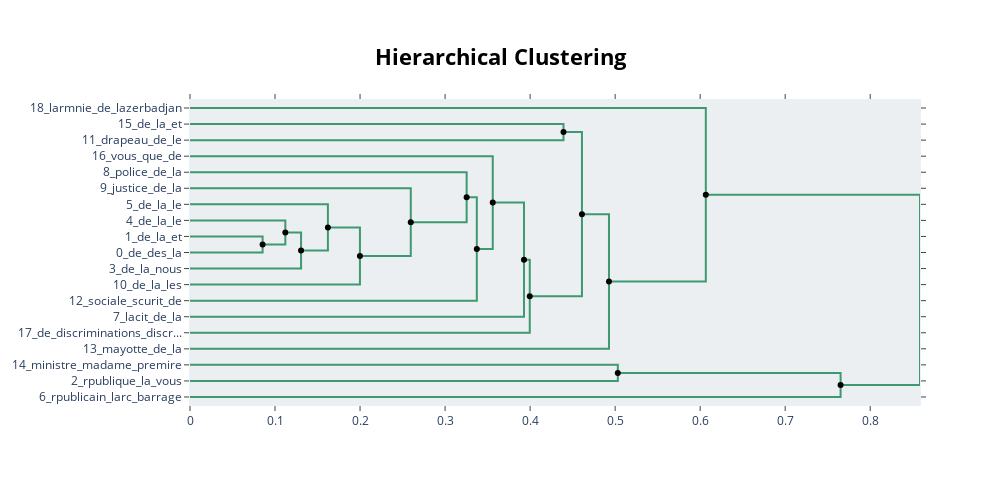

Notebook code for this chart:
### Code cell
topic_model_better.visualize_hierarchy(hierarchical_topics=hierarchical_topics)

### Figure 1 — Plotly figure (JSON) as saved in the notebook; plotly's stock layout.template omitted (floating-point values rounded to 4 significant figures)
{"data": [{"hoverinfo": "text", "marker": {"color": "rgb(61,153,112)"}, "mode": "lines", "text": ["de_la_et_des_le", "", "", "drapeau_de_le_la_et"], "type": "scatter", "x": [0, 0.4393, 0.4393, 0], "xaxis": "x", "y": [-15, -15, -25, -25], "yaxis": "y"}, {"hoverinfo": "text", "marker": {"color": "rgb(61,153,112)"}, "mode": "lines", "text": ["de_la_et_des_les", "", "", "de_des_la_les_et"], "type": "scatter", "x": [0, 0.08538, 0.08538, 0], "xaxis": "x", "y": [-85, -85, -95, -95], "yaxis": "y"}, {"hoverinfo": "text", "marker": {"color": "rgb(61,153,112)"}, "mode": "lines", "text": ["de_la_le_et_les", "", "", "de_des_la_les_et"], "type": "scatter", "x": [0, 0.1121, 0.1121, 0.08538], "xaxis": "x", "y": [-75, -75, -90, -90], "yaxis": "y"}, {"hoverinfo": "text", "marker": {"color": "rgb(61,153,112)"}, "mode": "lines", "text": ["de_la_le_et_les", "", "", "de_la_nous_vous_et"], "type": "scatter", "x": [0.1121, 0.1306, 0.1306, 0], "xaxis": "x", "y": [-82.5, -82.5, -105, -105], "yaxis": "y"}, {"hoverinfo": "text", "marker": {"color": "rgb(61,153,112)"}, "mode": "lines", "text": ["de_la_le_les_des", "", "", "de_la_nous_vous_et"], "type": "scatter", "x": [0, 0.1622, 0.1622, 0.1306], "xaxis": "x", "y": [-65, -65, -93.75, -93.75], "yaxis": "y"}, {"hoverinfo": "text", "marker": {"color": "rgb(61,153,112)"}, "mode": "lines", "text": ["de_la_le_les_des", "", "", "de_la_les_sant_des"], "type": "scatter", "x": [0.1622, 0.1999, 0.1999, 0], "xaxis": "x", "y": [-79.38, -79.38, -115, -115], "yaxis": "y"}, {"hoverinfo": "text", "marker": {"color": "rgb(61,153,112)"}, "mode": "lines", "text": ["justice_de_la_des_les", "", "", "de_la_les_sant_des"], "type": "scatter", "x": [0, 0.2597, 0.2597, 0.1999], "xaxis": "x", "y": [-55, -55, -97.19, -97.19], "yaxis": "y"}, {"hoverinfo": "text", "marker": {"color": "rgb(61,153,112)"}, "mode": "lines", "text": ["police_de_la_les_des", "", "", "de_la_les_sant_des"], "type": "scatter", "x": [0, 0.3254, 0.3254, 0.2597], "xaxis": "x", "y": [-45, -45, -76.09, -76.09], "yaxis": "y"}, {"hoverinfo": "text", "marker": {"color": "rgb(61,153,112)"}, "mode": "lines", "text": ["police_de_la_les_des", "", "", "sociale_scurit_de_la_le"], "type": "scatter", "x": [0.3254, 0.3373, 0.3373, 0], "xaxis": "x", "y": [-60.55, -60.55, -125, -125], "yaxis": "y"}, {"hoverinfo": "text", "marker": {"color": "rgb(61,153,112)"}, "mode": "lines", "text": ["vous_que_de_le_les", "", "", "sociale_scurit_de_la_le"], "type": "scatter", "x": [0, 0.3561, 0.3561, 0.3373], "xaxis": "x", "y": [-35, -35, -92.77, -92.77], "yaxis": "y"}, {"hoverinfo": "text", "marker": {"color": "rgb(61,153,112)"}, "mode": "lines", "text": ["vous_que_de_le_les", "", "", "lacit_de_la_le_sparatisme"], "type": "scatter", "x": [0.3561, 0.3928, 0.3928, 0], "xaxis": "x", "y": [-63.89, -63.89, -135, -135], "yaxis": "y"}, {"hoverinfo": "text", "marker": {"color": "rgb(61,153,112)"}, "mode": "lines", "text": ["vous_que_de_le_les", "", "", "de_discriminations_discrimination_les_des"], "type": "scatter", "x": [0.3928, 0.3996, 0.3996, 0], "xaxis": "x", "y": [-99.44, -99.44, -145, -145], "yaxis": "y"}, {"hoverinfo": "text", "marker": {"color": "rgb(61,153,112)"}, "mode": "lines", "text": ["vous_que_de_le_les", "", "", "de_discriminations_discrimination_les_des"], "type": "scatter", "x": [0.4393, 0.461, 0.461, 0.3996], "xaxis": "x", "y": [-20, -20, -122.2, -122.2], "yaxis": "y"}, {"hoverinfo": "text", "marker": {"color": "rgb(61,153,112)"}, "mode": "lines", "text": ["vous_que_de_le_les", "", "", "mayotte_de_la_et_mahorais"], "type": "scatter", "x": [0.461, 0.4928, 0.4928, 0], "xaxis": "x", "y": [-71.11, -71.11, -155, -155], "yaxis": "y"}, {"hoverinfo": "text", "marker": {"color": "rgb(61,153,112)"}, "mode": "lines", "text": ["larmnie_de_lazerbadjan_hautkarabakh_la", "", "", "mayotte_de_la_et_mahorais"], "type": "scatter", "x": [0, 0.6067, 0.6067, 0.4928], "xaxis": "x", "y": [-5, -5, -113.1, -113.1], "yaxis": "y"}, {"hoverinfo": "text", "marker": {"color": "rgb(61,153,112)"}, "mode": "lines", "text": ["ministre_madame_premire_vous_rpublique", "", "", "rpublique_la_vous_de_pas"], "type": "scatter", "x": [0, 0.5032, 0.5032, 0], "xaxis": "x", "y": [-165, -165, -175, -175], "yaxis": "y"}, {"hoverinfo": "text", "marker": {"color": "rgb(61,153,112)"}, "mode": "lines", "text": ["ministre_madame_premire_vous_rpublique", "", "", "rpublicain_larc_barrage_rpublicaine_vous"], "type": "scatter", "x": [0.5032, 0.7652, 0.7652, 0], "xaxis": "x", "y": [-170, -170, -185, -185], "yaxis": "y"}, {"hoverinfo": "text", "marker": {"color": "rgb(61,153,112)"}, "mode": "lines", "text": ["ministre_madame_premire_vous_rpublique", "", "", "rpublicain_larc_barrage_rpublicaine_vous"], "type": "scatter", "x": [0.6067, 0.8586, 0.8586, 0.7652], "xaxis": "x", "y": [-59.03, -59.03, -177.5, -177.5], "yaxis": "y"}, {"hoverinfo": "text", "hovertext": ["de_la_le_et_les", "de_la_le_les_des", "police_de_la_les_des", "vous_que_de_le_les", "vous_que_de_le_les", "vous_que_de_le_les", "vous_que_de_le_les", "ministre_madame_premire_vous_rpublique", "ministre_madame_premire_vous_rpublique"], "marker": {"color": "black"}, "mode": "markers", "showlegend": false, "type": "scatter", "x": [0.1121, 0.1622, 0.3254, 0.3561, 0.3928, 0.4393, 0.461, 0.5032, 0.6067], "y": [-82.5, -79.38, -60.55, -63.89, -99.44, -20, -71.11, -170, -59.03]}, {"hoverinfo": "text", "hovertext": ["de_des_la_les_et", "de_la_nous_vous_et", "de_la_les_sant_des", "de_la_les_sant_des", "sociale_scurit_de_la_le", "de_discriminations_discrimination_les_des", "mayotte_de_la_et_mahorais", "rpublicain_larc_barrage_rpublicaine_vous"], "marker": {"color": "black"}, "mode": "markers", "showlegend": false, "type": "scatter", "x": [0.08538, 0.1306, 0.1999, 0.2597, 0.3373, 0.3996, 0.4928, 0.7652], "y": [-90, -93.75, -97.19, -76.09, -92.77, -122.2, -113.1, -177.5]}], "layout": {"autosize": false, "height": 485, "hoverlabel": {"bgcolor": "white", "font": {"family": "Rockwell", "size": 16}}, "hovermode": "closest", "plot_bgcolor": "#ECEFF1", "showlegend": false, "title": {"font": {"color": "Black", "size": 22}, "text": "<b>Hierarchical Clustering</b>", "x": 0.5, "xanchor": "center", "yanchor": "top"}, "width": 1000, "xaxis": {"mirror": "allticks", "rangemode": "tozero", "showgrid": false, "showline": true, "showticklabels": true, "ticks": "outside", "type": "linear", "zeroline": false}, "yaxis": {"mirror": "allticks", "range": [-190, 0], "rangemode": "tozero", "showgrid": false, "showline": true, "showticklabels": true, "tickmode": "array", "ticks": "outside", "ticktext": ["18_larmnie_de_lazerbadjan", "15_de_la_et", "11_drapeau_de_le", "16_vous_que_de", "8_police_de_la", "9_justice_de_la", "5_de_la_le", "4_de_la_le", "1_de_la_et", "0_de_des_la", "3_de_la_nous", "10_de_la_les", "12_sociale_scurit_de", "7_lacit_de_la", "17_de_discriminations_discr...", "13_mayotte_de_la", "14_ministre_madame_premire", "2_rpublique_la_vous", "6_rpublicain_larc_barrage"], "tickvals": [-5, -15, -25, -35, -45, -55, -65, -75, -85, -95, -105, -115, -125, -135, -145, -155, -165, -175, -185], "type": "linear", "zeroline": false}}}
